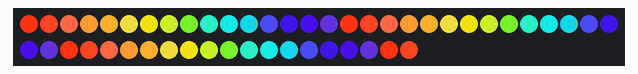
Simulated run of this sketch. Board: Arduino Uno, built with avr-gcc and run on an emulated ATmega328P. Parts: 50 RGB LEDs in strip order, left to right, continuing on the next row. What the sketch prints to the serial monitor is not drawn.

Above: at 0.26 s.
At 0.97 s:
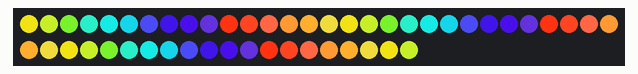
At 1.45 s:
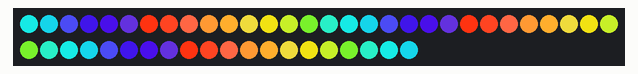
At 1.92 s:
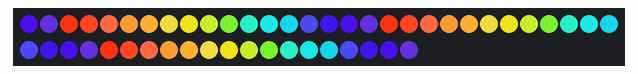

Measured:
- by itself, everything shown: repeats every 1.9 s, in 8 steps

The sketch:

BirthdayRainbow.ino
```cpp
#include <Adafruit_NeoPixel.h>
#include <SoftwareSerial.h>

#define PIXEL_PIN 6

// Parameter 1 = number of pixels in strip
// Parameter 2 = pin number (most are valid)
// Parameter 3 = pixel type flags, add together as needed:
//   NEO_KHZ800  800 KHz bitstream (most NeoPixel products w/WS2812 LEDs)
//   NEO_KHZ400  400 KHz (classic 'v1' (not v2) FLORA pixels, WS2811 drivers)
//   NEO_GRB     Pixels are wired for GRB bitstream (most NeoPixel products)
//   NEO_RGB     Pixels are wired for RGB bitstream (v1 FLORA pixels, not v2)
uint16_t pixelSize = 50;

Adafruit_NeoPixel strip = Adafruit_NeoPixel(pixelSize, PIXEL_PIN, NEO_GRB + NEO_KHZ800);

uint32_t red = strip.Color(255,0,0);
uint32_t green = strip.Color(0,255,0);
uint32_t blue = strip.Color(0,0,255);

uint32_t rb1 = strip.Color(255,51,17);
uint32_t rb2 = strip.Color(255,68,34);
uint32_t rb3 = strip.Color(255,102,68);
uint32_t rb4 = strip.Color(255,153,51);

uint32_t rb5 = strip.Color(254,174,45);
uint32_t rb6 = strip.Color(204,187,51);
uint32_t rb7 = strip.Color(208,195,16);
uint32_t rb8 = strip.Color(170,204,34);

uint32_t rb9 = strip.Color(105,208,37);
uint32_t rb10 = strip.Color(34,204,170);
uint32_t rb11 = strip.Color(18,189,185);
uint32_t rb12 = strip.Color(17,170,187);

uint32_t rb13 = strip.Color(68,68,221);
uint32_t rb14 = strip.Color(51,17,187);
uint32_t rb15 = strip.Color(59,12,189);
uint32_t rb16 = strip.Color(68,34,153);

uint32_t rainbow[16] = {rb1, rb2, rb3, rb4,
                        rb5, rb6, rb7, rb8,
                        rb9, rb10, rb11, rb12,
                        rb13, rb14, rb15, rb16};


uint16_t currentPosition = 0;


void setup() {
  // put your setup code here, to run once:
  Serial.begin(9600);
  initStrip();
  //strip.setPixelColor(1, green);
  //strip.show();
  //gstrip.setPixelColor(0, strip.Color(255,0,0) );
}

void loop() {
  Serial.println("here");

  for ( int i = 0; i < pixelSize; i++ ) {
    Serial.println(i);
     if ( currentPosition == 16 ) {
       currentPosition = 0;
     }

     strip.setPixelColor( i, rainbow[currentPosition] );
     currentPosition++;
  }

  //strip.begin();
  //strip.setPixelColor(2, 255,0,0);
  //strip.setPixelColor(1, green);
  strip.show();
  delay(100);

}

void initStrip() {
  strip.begin();
  strip.setBrightness(255);
  for ( int i = 0; i < pixelSize; i++ ) {
    strip.setPixelColor(i,0,0,0);
  }
  strip.show();
}
```
